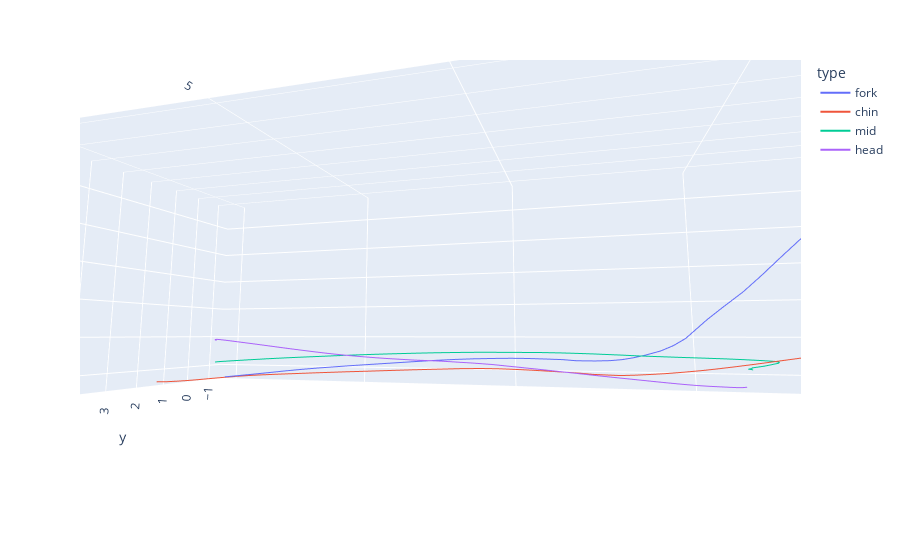

The notebook cell saved with this chart:
### Code cell
import plotly.express as px
data = pd.DataFrame({"x":np.concatenate([ms_fork[:,0],ms_chin[:,0],ms_mid[:,0],ms_head[:,0]]),"y":np.concatenate([ms_fork[:,1],ms_chin[:,1],ms_mid[:,1],ms_head[:,1]]),"z":np.concatenate([ms_fork[:,2],ms_chin[:,2], ms_mid[:,2], ms_head[:,2]]), "type":["fork" for i in range(51)]+["chin" for i in range(51)]+["mid" for i in range(51)]+["head" for i in range(51)]})
fig = px.line_3d(data, x='x', y='y', z='z', color='type')
fig.show()
